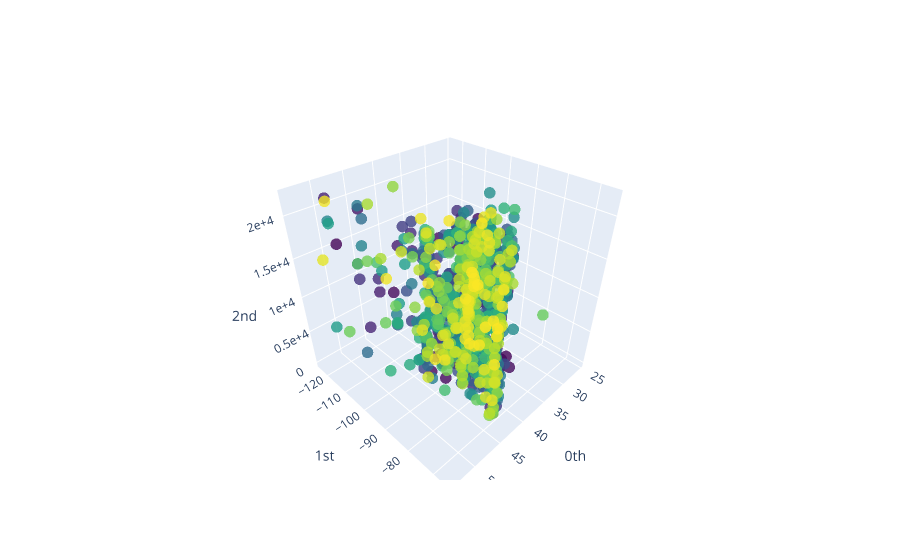

Notebook code cell kept with this figure:
### Code cell
from gtda.plotting import plot_point_cloud

plot_point_cloud(X)

### Figure 1 — Plotly figure (JSON) as saved in the notebook; plotly's stock layout.template omitted (floating-point values rounded to 4 significant figures; data arrays with more than 128 entries replaced by an {"elided": "..."} marker saying what was removed)
{"data": [{"marker": {"color": {"elided": "1000 int values"}, "colorscale": [[0.0, "#440154"], [0.1111, "#482878"], [0.2222, "#3e4989"], [0.3333, "#31688e"], [0.4444, "#26828e"], [0.5556, "#1f9e89"], [0.6667, "#35b779"], [0.7778, "#6ece58"], [0.8889, "#b5de2b"], [1.0, "#fde725"]], "opacity": 0.8, "size": 4}, "mode": "markers", "x": {"elided": "1000 float values"}, "y": {"elided": "1000 float values"}, "z": {"elided": "1000 float values"}, "type": "scatter3d"}], "layout": {"scene": {"xaxis": {"title": {"text": "0th"}, "type": "linear", "showexponent": "all", "exponentformat": "e"}, "yaxis": {"title": {"text": "1st"}, "type": "linear", "showexponent": "all", "exponentformat": "e"}, "zaxis": {"title": {"text": "2nd"}, "type": "linear", "showexponent": "all", "exponentformat": "e"}}}}
